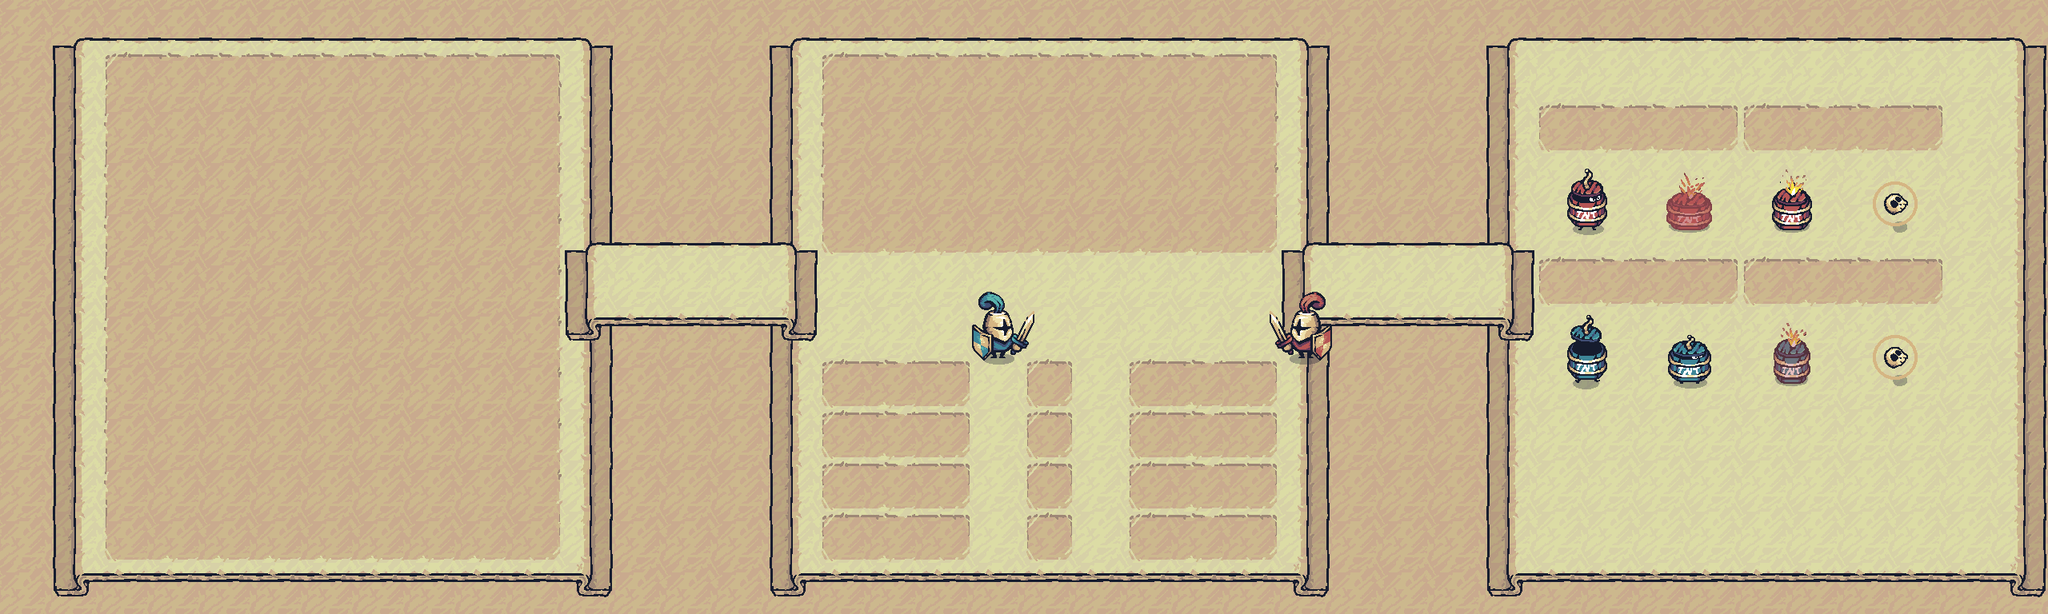

This game map was drawn from its Tiled (.tmx) file and the tilesets committed beside it. A one-line description and the trimmed map source follow:
An orthogonal 40x12 tile map with 64x64 px tiles, 7 tile layers (background, paper, connection, pagebf, ...), 17 tilesets and 22 objects (2x LeftNavigation, 2x RightNavigation, GameStory, GameRules, W, ...).

<map version="1.10" tiledversion="1.11.0" orientation="orthogonal" renderorder="right-down" width="40" height="12" tilewidth="64" tileheight="64" infinite="0" nextlayerid="25" nextobjectid="120">
 <tileset firstgid="1" source="UI/Banner_Connection_Left_64.tsx" />
 <tileset firstgid="10" source="UI/Carved_Regular.tsx" />
 <tileset firstgid="11" source="UI/Banner_Connection_Right_64.tsx" />
 <tileset firstgid="20" source="UI/Ribbon_Yellow_3Slides_64.tsx" />
 <tileset firstgid="23" source="Warrior_Blue.tsx" />
 <tileset firstgid="455" source="UI/Warrior_Red_Idle.tsx" />
 <tileset firstgid="509" source="UI/Ribbon_Blue_3Slides_64.tsx" />
 <tileset firstgid="512" source="UI/Ribbon_Red_3Slides.tsx" />
 <tileset firstgid="1678" source="UI/Carved_9Slides.tsx" />
 <tileset firstgid="1687" source="UI/Carved_3Slides.tsx" />
 <tileset firstgid="1691" source="Warrior_Blue_192.tsx" />
 <tileset firstgid="1739" source="Warrior_Red_Idle_192.tsx" />
 <tileset firstgid="1782" source="Barrel_Red.tsx" />
 <tileset firstgid="1926" source="Explosions.tsx" />
 <tileset firstgid="2007" source="Dead.tsx" />
 <tileset firstgid="2063" source="Barrel_Blue.tsx" />
 <tileset firstgid="2711" source="TNT_Red.tsx" />
 <layer id="9" name="background" width="40" height="12">
  <data>[480 cells, 218 non-empty, 1 distinct tile ids]</data>
 </layer>
 <layer id="2" name="paper" width="40" height="12">
  <data>[480 cells, 396 non-empty, 10 distinct tile ids]</data>
 </layer>
 <layer id="6" name="connection" width="40" height="12">
  <data>[480 cells, 30 non-empty, 12 distinct tile ids]</data>
 </layer>
 <objectgroup id="18" name="NavigationButtons">
  <object id="90" name="LeftNavigation" type="LeftNavigation" x="768.94" y="321.292" width="62.0984" height="60.4784" />
  <object id="91" name="RightNavigation" type="RightNavigation" x="897.457" y="321.292" width="61.0184" height="60.4784" />
  <object id="92" name="LeftNavigation" type="LeftNavigation" x="1664.24" y="321.292" width="62.6384" height="59.9384" />
  <object id="93" name="RightNavigation" type="RightNavigation" x="1792.75" y="321.292" width="62.6384" height="59.9384" />
 </objectgroup>
 <layer id="21" name="pagebf" width="40" height="12">
  <data>[480 cells, 170 non-empty, 13 distinct tile ids]</data>
 </layer>
 <layer id="22" name="KnightAnimations" width="40" height="12" offsetx="128" offsety="0">
  <data>[480 cells, 6 non-empty, 6 distinct tile ids]</data>
 </layer>
 <layer id="23" name="barrels" width="40" height="12">
  <data>[480 cells, 32 non-empty, 28 distinct tile ids]</data>
 </layer>
 <layer id="24" name="barrelTwo" width="40" height="12">
  <data>[480 cells, 0 non-empty, 0 distinct tile ids]</data>
 </layer>
 <objectgroup id="20" name="TextArea" class="TextArea">
  <object id="94" name="GameStory" type="GameStory" x="137.5" y="71.8333" width="564.333" height="625.667">
   <text fontfamily="Patrick Hand" pixelsize="29" wrap="1" color="#832103">In a kingdom gripped by a powerful curse, the Dual Knights—the Blue Knight and the Red Knight—are bound by a mystical spell that forces them to move in perfect opposition. Together, they must journey through perilous landscapes filled with deadly traps, treacherous barriers, and explosive dangers to restore balance to the realm.Their goal is to reach the sacred Blue Sigil and Red Sigil—ancient symbols of power that hold the key to breaking the curse. But there's a catch: both knights must stand on their respective sigils at the exact same moment to unlock the path forward. Any misstep could spell doom for their mission, and a clash between them would end their journey in a tragic battle.
</text>
  </object>
  <object id="96" name="GameRules" type="GameRules" x="1031.84" y="64" width="567" height="241.667">
   <text fontfamily="Patrick Hand" pixelsize="29" wrap="1" color="#940000">In this ultimate test of harmony and precision,
 the Dual Knights must rely on their unwavering bond as warriors to succeed. Only by mastering their opposing movements can they uncover the truth behind the sigils and bring salvation to their world.</text>
  </object>
  <object id="99" name="W" type="W" x="1280" y="448" width="64" height="64">
   <text fontfamily="Patrick Hand" pixelsize="35" wrap="1" color="#c80000" halign="center" valign="center">W</text>
  </object>
  <object id="100" name="A" type="A" x="1280" y="576" width="64" height="64">
   <text fontfamily="Patrick Hand" pixelsize="35" wrap="1" color="#c80000" halign="center" valign="center">A</text>
  </object>
  <object id="101" name="S" type="S" x="1280" y="512" width="64" height="64">
   <text fontfamily="Patrick Hand" pixelsize="35" wrap="1" color="#c80000" halign="center" valign="center">S</text>
  </object>
  <object id="102" name="D" type="D" x="1278.67" y="640" width="64" height="64">
   <text fontfamily="Patrick Hand" pixelsize="35" wrap="1" color="#c80000" halign="center" valign="center">D</text>
  </object>
  <object id="105" name="AntiMovesDown" type="AntiMovesDown" x="1408" y="448" width="136.333" height="41.6667">
   <text fontfamily="Patrick Hand" pixelsize="29" wrap="1" color="#940000">Moves Down</text>
  </object>
  <object id="106" name="AntiMovesUp" type="AntiMovesUp" x="1408" y="512" width="136.333" height="41.6667">
   <text fontfamily="Patrick Hand" pixelsize="29" wrap="1" color="#940000">Moves Up</text>
  </object>
  <object id="107" name="MoveUp" type="MoveUp" x="1024" y="448" width="189.666" height="55">
   <text fontfamily="Patrick Hand" pixelsize="29" wrap="1" color="#940000">Moves Up</text>
  </object>
  <object id="108" name="MoveDown" type="MoveDown" x="1024" y="512" width="136.333" height="41.6667">
   <text fontfamily="Patrick Hand" pixelsize="29" wrap="1" color="#940000">Moves Down</text>
  </object>
  <object id="109" name="MoveRight" type="MoveRight" x="1024" y="640" width="136.333" height="41.6667">
   <text fontfamily="Patrick Hand" pixelsize="29" wrap="1" color="#940000">Moves Right</text>
  </object>
  <object id="111" name="AntiMovesRight" type="AntiMovesRight" x="1408" y="576" width="136.333" height="41.6667">
   <text fontfamily="Patrick Hand" pixelsize="29" wrap="1" color="#940000">Moves Right</text>
  </object>
  <object id="112" name="MoveLeft" type="MoveLeft" x="1024" y="576" width="136.333" height="41.6667">
   <text fontfamily="Patrick Hand" pixelsize="29" wrap="1" color="#940000">Moves Left</text>
  </object>
  <object id="113" name="AntiMovesLeft" type="AntiMovesLeft" x="1408" y="640" width="136.333" height="41.6667">
   <text fontfamily="Patrick Hand" pixelsize="29" wrap="1" color="#940000">Moves Left</text>
  </object>
  <object id="114" name="StationaryBarrel" type="StationaryBarrel" x="1920" y="128" width="200" height="41.6667">
   <text fontfamily="Patrick Hand" pixelsize="29" wrap="1" color="#940000">Stationary Barrel</text>
  </object>
  <object id="115" name="MovingExplodesOnCollision" type="MovingExplodesOnCollision" x="2176" y="320" width="300" height="41.6667">
   <text fontfamily="Patrick Hand" pixelsize="29" wrap="1" color="#940000">Explodes on collision</text>
  </object>
  <object id="116" name="MovingBarrel" type="MovingBarrel" x="1937.33" y="329.833" width="200" height="41.6667">
   <text fontfamily="Patrick Hand" pixelsize="29" wrap="1" color="#940000">Moving Barrel</text>
  </object>
  <object id="117" name="ExplodesOnCollision" type="ExplodesOnCollision" x="2176" y="128" width="300" height="41.6667">
   <text fontfamily="Patrick Hand" pixelsize="29" wrap="1" color="#940000">Explodes on collision</text>
  </object>
 </objectgroup>
</map>
